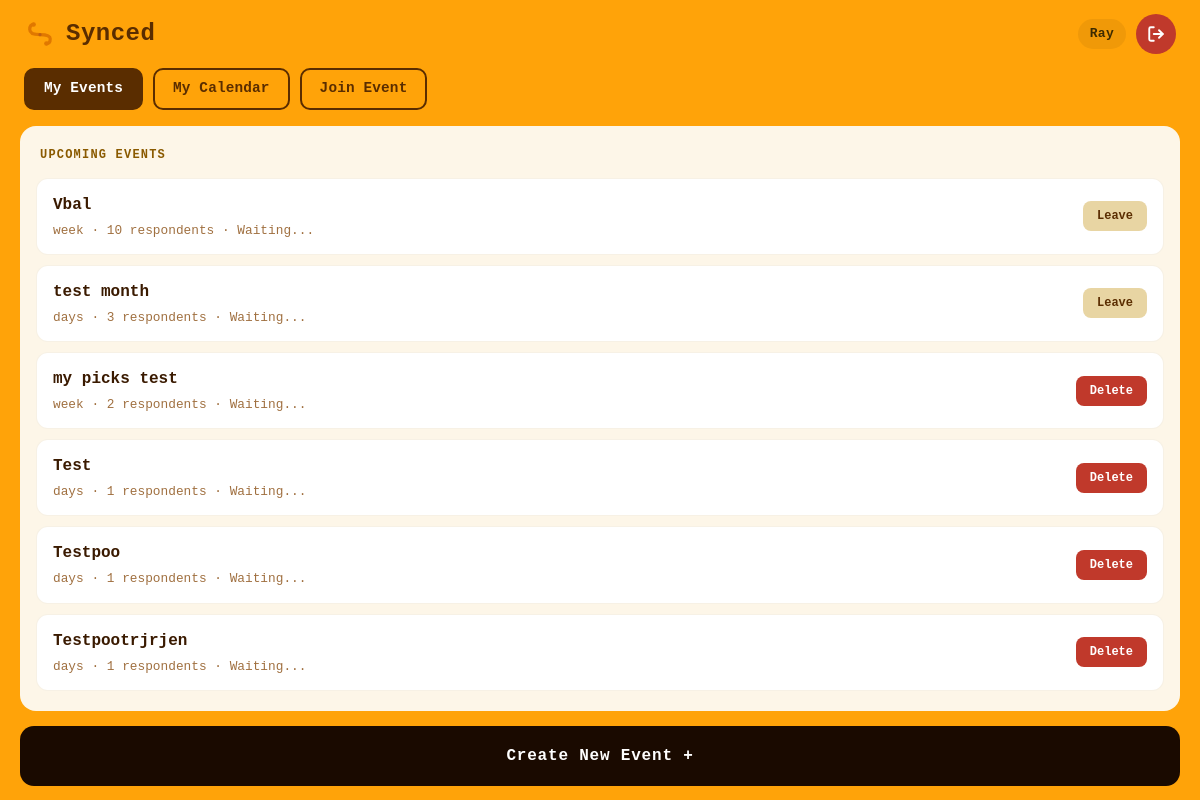
The app's page /home (signed in), older data.
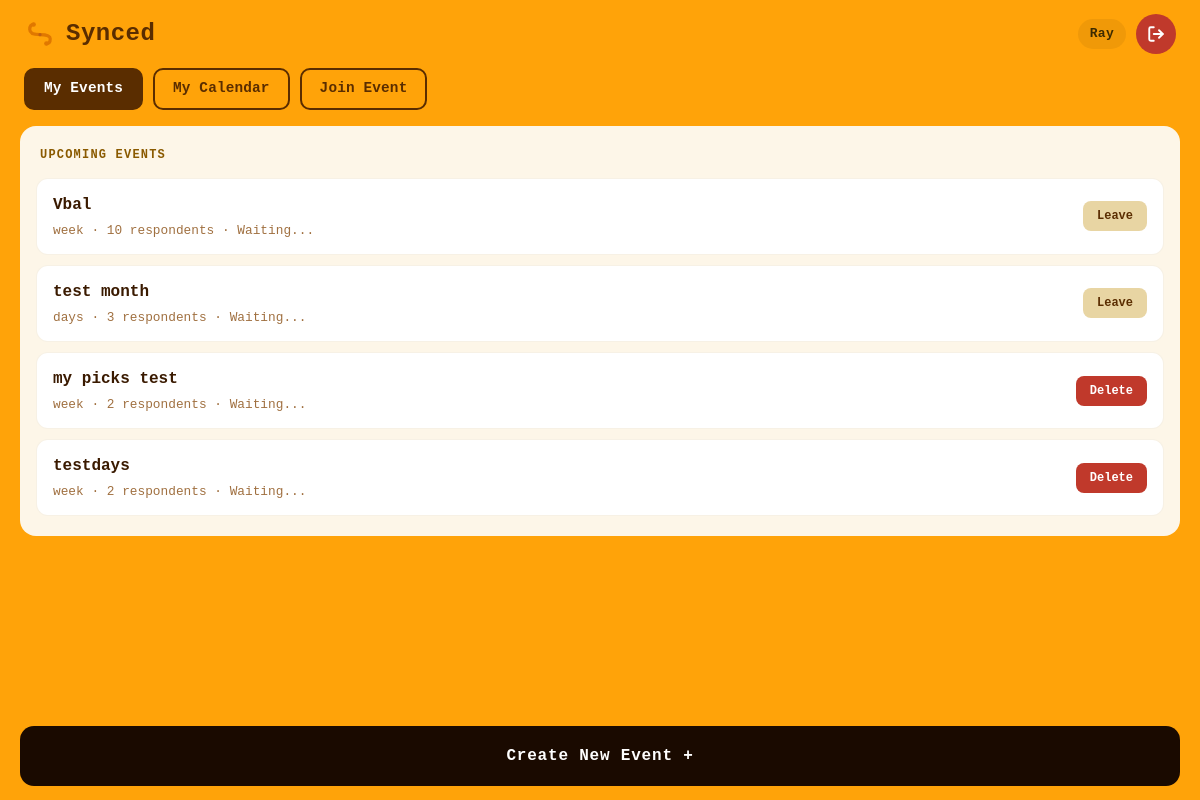
The same page, newer data.
### app/models.py (models this page shows, shortened)
class User(UserMixin, db.Model):
    id            = db.Column(db.Integer, primary_key=True)
    username      = db.Column(db.String(64),  unique=True, nullable=False)
    email         = db.Column(db.String(120), unique=True, nullable=False)
    first_name    = db.Column(db.String(64),  nullable=False)
    last_name     = db.Column(db.String(64),  nullable=False)
    password_hash = db.Column(db.String(256), nullable=False)
    created_at    = db.Column(db.DateTime, default=lambda: datetime.now(timezone.utc))

class Event(db.Model):
    id           = db.Column(db.Integer, primary_key=True)
    organizer_id = db.Column(db.Integer, db.ForeignKey('user.id'), nullable=False)
    code         = db.Column(db.String(6),   unique=True, nullable=False)
    name         = db.Column(db.String(120), nullable=False)
    location     = db.Column(db.String(120), default='')
    details      = db.Column(db.Text,        default='')
    event_type   = db.Column(db.String(10), nullable=False)
    date_from    = db.Column(db.Date, nullable=True)
    date_to      = db.Column(db.Date, nullable=True)
    days_of_week = db.Column(db.String(20), nullable=True)  # stored as "0,2,4" etc.
    time_from    = db.Column(db.Time, nullable=True)
    time_to      = db.Column(db.Time, nullable=True)
    created_at   = db.Column(db.DateTime, default=lambda: datetime.now(timezone.utc))
    organizer      = db.relationship('User', backref='owned_events')
    members        = db.relationship('EventMember',  backref='event', cascade='all, delete-orphan')
    availabilities = db.relationship('Availability', backref='event', cascade='all, delete-orphan')

### app/routes.py (the view)
@flask_app.route("/home")
@login_required
def home_page():
    memberships = EventMember.query.filter_by(user_id=current_user.id).all()
    events = [m.event for m in memberships]
    join_error = request.args.get("join_error")
    return render_template("home.html.jinja", events=events, join_error=join_error)

### app/__init__.py (called while the page is built)
@login_manager.user_loader
def load_user(user_id):
    return models.User.query.get(int(user_id))

### app/templates/home.html.jinja (shortened to what this page needs)
{% extends "base.html.jinja" %}
{% block body_class %}home-page{% endblock %}
{% block body %}
<div class="home-page-wrap">
    {% include "snippets/header.html.jinja" %}
        <div class="home-nav-tabs">
            <button class="nav-tab active" onclick="switchTab(this, 'tab-events')">My Events</button>
            <button class="nav-tab" onclick="switchTab(this, 'tab-calendar')">My Calendar</button>
            <button class="nav-tab" onclick="switchTab(this, 'tab-join')">Join Event</button>
        </div>
        <div class="home-content">
            <div id="tab-events" class="tab-content active">
                <div class="events-panel">
                    <div class="panel-title">Upcoming Events</div>
                    {% if events %}
                        {% for event in events %}
                        <div class="event-card">
                            <a href="/event/{{ event.id }}/heatmap" class="event-card-link">
                                <div class="event-card-name">{{ event.name }}</div>
                                <div class="event-card-sub">
                                    {{ event.event_type }} · {{ event.members|length }} respondents · Waiting...
                                </div>
                            </a>
                            {% if event.organizer_id == current_user.id %}
                                <form method="POST" action="/event/{{ event.id }}/delete"
                                      onsubmit="return confirm('Delete {{ event.name }}? This removes it for everyone.')">
                                    <button type="submit" class="event-action-btn delete">Delete</button>
                                </form>
                            {% else %}
                                <form method="POST" action="/event/{{ event.id }}/leave"
                                      onsubmit="return confirm('Leave {{ event.name }}?')">
                                    <button type="submit" class="event-action-btn leave">Leave</button>
                                </form>
                            {% endif %}
                        </div>
                        {% endfor %}
                    {% else %}
                        <p class="no-events">You have no upcoming events. Create one below!</p>
                    {% endif %}
                </div>
            </div>
        </div>
        {% set create_event_url = url_for('create_event') %}
        <div class="bottom-actions">
            <button class="btn-primary" onclick="window.location.href='{{ create_event_url }}'">Create New Event +</button>
        </div>
</div>
{% endblock %}

### app/templates/base.html.jinja (shortened to what this page needs)
<!DOCTYPE html>
<html lang="en">
    <head>
        <link href="https://cdn.jsdelivr.net/npm/bootstrap@5.3.3/dist/css/bootstrap.min.css" rel="stylesheet">
        <link rel="stylesheet" href="{{ url_for('static', filename='css/style.css') }}">
    </head>
    <body class="{% block body_class %}{% endblock %}">
        {% block body %}{% endblock %}
    </body>
</html>

### app/templates/snippets/header.html.jinja
<div class="home-topbar">
    <div class="home-logo-row">
        <svg width="32" height="32" class="logo-svg" viewBox="0 0 100 100"><use href="#synced-logo"/></svg>
        <span class="home-wordmark">Synced</span>
    </div>
    <div class="topbar-user">
        <span class="topbar-username">{{ current_user.first_name }}</span>
        <a href="/logout" class="logout-btn" title="Logout">
            <svg width="18" height="18" viewBox="0 0 24 24" fill="none" stroke="currentColor" stroke-width="2.5" stroke-linecap="round" stroke-linejoin="round">
                <path d="M9 21H5a2 2 0 0 1-2-2V5a2 2 0 0 1 2-2h4"/>
                <polyline points="16 17 21 12 16 7"/>
                <line x1="21" y1="12" x2="9" y2="12"/>
            </svg>
        </a>
    </div>
</div>

### app/static/css/style.css (style rules this page uses)
:root { --bg-orange: #ffa309; --bg-white: #fffef5; --calender-dark-orange: #d8540e; --calender-orange: #f68b26; --calender-light-orange: #ffbe4a; --calender-yellow: #fddc8a; --calender-white: #fef2db; --bg: #f0a500; --brown-dark: #3d2b00; --brown-mid: #7a5c00; --card: #faf0dc; --card-dark: #e8d5a3; --white-soft: #fffdf5; --font: "Courier Prime", "Courier New", Courier, monospace; --radius: 12px; --radius-sm: 8px; }
* { margin: 0; padding: 0; box-sizing: border-box; }
body { min-height: 100vh; height: 100vh; background: linear-gradient( to top, var(--bg-orange) 0%, var(--calender-light-orange) 100% ); font-family: "Courier New", Courier, monospace; }
body.home-page { align-items: stretch; justify-content: stretch; background: var(--bg-orange); padding: 0; display: flex; }
.home-page-wrap { display: flex; flex-direction: column; width: 100%; height: 100vh; }
.home-topbar { display: flex; align-items: center; justify-content: space-between; padding: 14px 24px; }
.home-logo-row { display: flex; align-items: center; gap: 10px; }
.logo-svg { display: block; }
.home-wordmark { font-size: 1.5rem; font-weight: 700; color: #5a2d00; letter-spacing: 0.02em; }
.topbar-user { display: flex; align-items: center; gap: 10px; }
.topbar-username { font-size: 13px; font-weight: 700; color: var(--brown-dark, #3D2B00); background: rgba(61, 43, 0, 0.08); padding: 5px 12px; border-radius: 20px; letter-spacing: 0.02em; }
.logout-btn { background: #c0392b; border: none; border-radius: 50%; width: 40px; height: 40px; display: flex; align-items: center; justify-content: center; color: #fff; cursor: pointer; text-decoration: none; transition: background 0.15s; }
.home-nav-tabs { display: flex; gap: 10px; padding: 0 24px 16px 24px; }
.nav-tab { font-family: "Courier New", Courier, monospace; font-size: 0.9rem; font-weight: 700; color: #5a2d00; background: transparent; border: 2px solid #5a2d00; border-radius: 10px; padding: 8px 18px; cursor: pointer; letter-spacing: 0.01em; }
.nav-tab.active { background: #5a2d00; color: #fff; }
.home-content { flex: 1; padding: 0 20px; overflow-y: auto; display: flex; flex-direction: column; }
.tab-content { display: none; }
.tab-content.active { display: block; }
.events-panel { background: #fdf6e8; border-radius: 16px; padding: 20px 16px; }
.panel-title { font-size: 0.75rem; font-weight: 700; color: #8a5a00; letter-spacing: 0.1em; text-transform: uppercase; margin-bottom: 14px; padding: 0 4px; }
.event-card { background: #ffffff; border-radius: 12px; padding: 14px 16px; margin-bottom: 10px; display: flex; align-items: center; justify-content: space-between; cursor: pointer; border: 1px solid rgba(200, 160, 80, 0.15); }
.event-card-link { text-decoration: none; flex: 1; min-width: 0; }
.event-action-btn { border: none; border-radius: 8px; padding: 6px 14px; font-family: "Courier New", Courier, monospace; font-size: 0.75rem; font-weight: 700; cursor: pointer; white-space: nowrap; flex-shrink: 0; }
.event-action-btn.delete { background: #c0392b; color: #fff; }
.event-action-btn.leave { background: #e8d5a3; color: #5a2d00; }
.event-card:last-child { margin-bottom: 0; }
.event-card-name { font-size: 1rem; font-weight: 700; color: #3a1a00; margin-bottom: 4px; overflow: hidden; text-overflow: ellipsis; white-space: nowrap; }
.event-card-sub { font-size: 0.8rem; color: #a07040; overflow-wrap: break-word; word-break: break-word; }
.bottom-actions { padding: 14px 20px; }
.btn-primary { width: 100%; padding: 18px; font-family: "Courier New", Courier, monospace; font-size: 1rem; font-weight: 700; letter-spacing: 0.05em; color: #fff; background: #1a0a00; border: none; border-radius: 14px; cursor: pointer; }

Row changes from the older to the newer data that the page shows:
removed Event: name "Test", event_type "days", members|length "1"
removed Event: name "Testpoo", event_type "days", members|length "1"
removed Event: name "Testpootrjrjen", event_type "days", members|length "1"
added Event: name "testdays", event_type "week", members|length "2"
